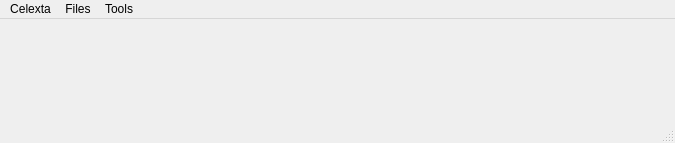
<?xml version="1.0" encoding="UTF-8"?>
<ui version="4.0">
 <class>MainWindow</class>
 <widget class="QMainWindow" name="MainWindow">
  <property name="geometry">
   <rect>
    <x>0</x>
    <y>0</y>
    <width>675</width>
    <height>143</height>
   </rect>
  </property>
  <property name="windowTitle">
   <string>Celexta</string>
  </property>
  <widget class="QWidget" name="centralwidget">
   <layout class="QHBoxLayout" name="horizontalLayout"/>
  </widget>
  <widget class="QMenuBar" name="menubar">
   <property name="geometry">
    <rect>
     <x>0</x>
     <y>0</y>
     <width>675</width>
     <height>24</height>
    </rect>
   </property>
   <widget class="QMenu" name="menuCelexta">
    <property name="title">
     <string>Celexta</string>
    </property>
    <addaction name="actionAbout"/>
    <addaction name="actionQuit_Celexta"/>
   </widget>
   <widget class="QMenu" name="menuFiles">
    <property name="title">
     <string>Files</string>
    </property>
    <widget class="QMenu" name="menuOpen">
     <property name="title">
      <string>Open</string>
     </property>
     <addaction name="actionSpectrum_1D"/>
     <addaction name="actionSpectrum_2D"/>
     <addaction name="separator"/>
     <addaction name="actionPhotometry_table"/>
     <addaction name="separator"/>
     <addaction name="actionImage"/>
    </widget>
    <addaction name="menuOpen"/>
    <addaction name="actionSave"/>
   </widget>
   <widget class="QMenu" name="menuTools">
    <property name="title">
     <string>Tools</string>
    </property>
    <addaction name="actionGCN_Maker"/>
    <addaction name="actionFinding_Chart_Generator"/>
   </widget>
   <addaction name="menuCelexta"/>
   <addaction name="menuFiles"/>
   <addaction name="menuTools"/>
  </widget>
  <widget class="QStatusBar" name="statusbar"/>
  <action name="actionAbout">
   <property name="text">
    <string>About</string>
   </property>
  </action>
  <action name="actionQuit_Celexta">
   <property name="text">
    <string>Quit Celexta</string>
   </property>
   <property name="shortcut">
    <string/>
   </property>
  </action>
  <action name="actionCheck_for_updates">
   <property name="text">
    <string>Check for updates...</string>
   </property>
  </action>
  <action name="actionOpen_2D_spectrum">
   <property name="text">
    <string>Open 2D spectrum</string>
   </property>
  </action>
  <action name="actionSpectrum_1D">
   <property name="text">
    <string>Spectrum 1D</string>
   </property>
  </action>
  <action name="actionSpectrum_2D">
   <property name="text">
    <string>Spectrum 2D</string>
   </property>
  </action>
  <action name="actionPhotometry_table">
   <property name="text">
    <string>Photometry table</string>
   </property>
  </action>
  <action name="actionImage">
   <property name="text">
    <string>Image</string>
   </property>
  </action>
  <action name="actionSave">
   <property name="text">
    <string>Save</string>
   </property>
   <property name="shortcut">
    <string>Ctrl+S</string>
   </property>
  </action>
  <action name="actionGCN_Maker">
   <property name="text">
    <string>GCN Maker</string>
   </property>
  </action>
  <action name="actionFinding_Chart_Generator">
   <property name="text">
    <string>Finding Chart Generator</string>
   </property>
  </action>
 </widget>
 <resources/>
 <connections/>
</ui>
